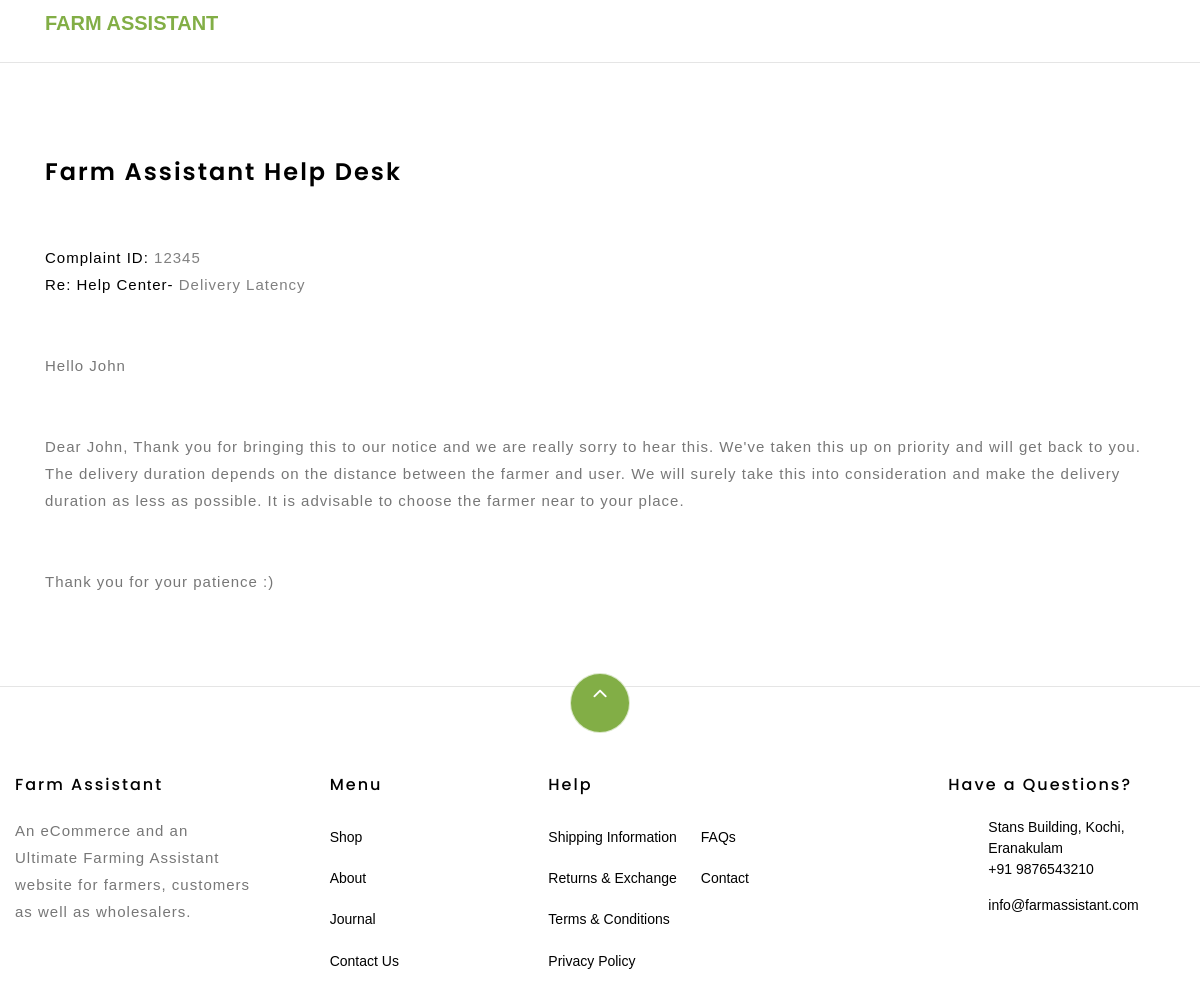
The page /message_view.php?id=1 on the database its author committed.
### tables this page shows
CREATE TABLE IF NOT EXISTS `message` (
  `id` int(4) NOT NULL AUTO_INCREMENT,
  `user_email` varchar(40) NOT NULL,
  `comp_id` int(6) NOT NULL,
  `message` text NOT NULL,
  PRIMARY KEY (`id`)
);

CREATE TABLE IF NOT EXISTS `complaint` (
  `comp_id` int(4) NOT NULL AUTO_INCREMENT,
  `user_email` varchar(40) NOT NULL,
  `name` varchar(30) NOT NULL,
  `image` varchar(20) NOT NULL,
  `user_type` varchar(10) NOT NULL,
  `date` varchar(11) NOT NULL,
  `complaint_head` varchar(40) NOT NULL,
  `complaint` text NOT NULL,
  `Status` varchar(10) NOT NULL DEFAULT 'Unread',
  PRIMARY KEY (`comp_id`),
  KEY `user_email` (`user_email`)
);

### web/message_view.php (the view, shortened to what this page needs)
<!DOCTYPE html>
<html lang="en">
  <head>
    <link rel="stylesheet" href="css/open-iconic-bootstrap.min.css">
    <link rel="stylesheet" href="css/animate.css">
    <link rel="stylesheet" href="css/owl.carousel.min.css">
    <link rel="stylesheet" href="css/owl.theme.default.min.css">
    <link rel="stylesheet" href="css/magnific-popup.css">
    <link rel="stylesheet" href="css/aos.css">
    <link rel="stylesheet" href="css/ionicons.min.css">
    <link rel="stylesheet" href="css/bootstrap-datepicker.css">
    <link rel="stylesheet" href="css/jquery.timepicker.css">
    <link rel="stylesheet" href="css/flaticon.css">
    <link rel="stylesheet" href="css/icomoon.css">
    <link rel="stylesheet" href="css/style.css">
  </head>
  <body class="goto-here">
  <?php
    include("connection.php");
    ?>
    <nav class="navbar navbar-expand-lg navbar-dark ftco_navbar bg-dark ftco-navbar-light" id="ftco-navbar">
	    <div class="container">
	      <a class="navbar-brand"  href="#">Farm Assistant</a>
	    </div>
	  </nav>
<hr>
    <?php
        $id=$_GET['id'];
    ?>
    <section class="ftco-section">
    	<div class="container">
<?php
                             $a=" SELECT * FROM message WHERE id= $id ";
                             $sql=mysqli_query($conn,$a);
                             while($row=mysqli_fetch_array($sql))
                             {$c=$row["comp_id"];
                                $sql1="SELECT * FROM complaint where  comp_id='$c'";
                                $b=mysqli_query($conn,$sql1);
                                $row1=mysqli_fetch_assoc($b);
                              ?>
    				<h4>Farm Assistant Help Desk</h4>
            <br><br>
                <p class="mr-2" style="color: #000;">Complaint ID: <span style="color: gray;"><?php echo $row["comp_id"]; ?></span></p>
              <p class="mr-2" style="color: #000;">Re: Help Center- <span style="color: gray;"><?php echo $row1["complaint_head"]; ?></span></p>
          <br>
          <br>
              <p>Hello <?php echo $row1["name"]?></p>
              <br><br>
<p><?php echo $row["message"]?></p>
<br><br>
<p>Thank you for your patience :) </p>
            <?php
                             }
                              ?>
            </div>
    </section>
    <footer class="ftco-footer ftco-section">
      	<div class="row">
      		<div class="mouse">
						<a href="#" class="mouse-icon">
							<div class="mouse-wheel"><span class="ion-ios-arrow-up"></span></div>
						</a>
					</div>
      	</div>
        <div class="row mb-5">
           <div class="col-md">
            <div class="ftco-footer-widget mb-4">
              <h2 class="ftco-heading-2">Farm Assistant</h2>
              <p>An eCommerce and an Ultimate Farming Assistant website for farmers, customers as well as wholesalers.</p>
              <ul class="ftco-footer-social list-unstyled float-md-left float-lft mt-5">
              </ul>
            </div>
          </div>
          <div class="col-md">
            <div class="ftco-footer-widget mb-4 ml-md-5">
              <h2 class="ftco-heading-2">Menu</h2>
              <ul class="list-unstyled">
                <li><a href="#" class="py-2 d-block">Shop</a></li>
                <li><a href="#" class="py-2 d-block">About</a></li>
                <li><a href="#" class="py-2 d-block">Journal</a></li>
                <li><a href="#" class="py-2 d-block">Contact Us</a></li>
              </ul>
            </div>
          </div>
          <div class="col-md-4">
             <div class="ftco-footer-widget mb-4">
              <h2 class="ftco-heading-2">Help</h2>
              <div class="d-flex">
	              <ul class="list-unstyled mr-l-5 pr-l-3 mr-4">
	                <li><a href="#" class="py-2 d-block">Shipping Information</a></li>
	                <li><a href="#" class="py-2 d-block">Returns &amp; Exchange</a></li>
	                <li><a href="#" class="py-2 d-block">Terms &amp; Conditions</a></li>
	                <li><a href="#" class="py-2 d-block">Privacy Policy</a></li>
	              </ul>
	              <ul class="list-unstyled">
	                <li><a href="#" class="py-2 d-block">FAQs</a></li>
	                <li><a href="#" class="py-2 d-block">Contact</a></li>
	              </ul>
	            </div>
            </div>
          </div>
          <div class="col-md">
            <div class="ftco-footer-widget mb-4">
            	<h2 class="ftco-heading-2">Have a Questions?</h2>
            	<div class="block-23 mb-3">
	              <ul>
	                <li><span class="icon icon-map-marker"></span><span class="text">Stans Building, Kochi, Eranakulam</span></li>
	                <li><a href="#"><span class="icon icon-phone"></span><span class="text">+91 9876543210</span></a></li>
	                <li><a href="#"><span class="icon icon-envelope"></span><span class="text">info@farmassistant.com</span></a></li>
	              </ul>
	            </div>
            </div>
          </div>
        </div>
    </footer>
  </body>
</html>

### web/css/icomoon.css (style rules this page uses)
[class^="icon-"], [class*=" icon-"] { font-family: 'icomoon' !important; speak: none; font-style: normal; font-weight: normal; font-variant: normal; text-transform: none; line-height: 1; -webkit-font-smoothing: antialiased; -moz-osx-font-smoothing: grayscale; }
.icon-map-marker:before { content: "\f041"; }
.icon-phone:before { content: "\f095"; }
.icon-envelope:before { content: "\f0e0"; }

### web/message_view.php (style rules this page uses)
.ftco-section { padding: 5em 0; position: relative; }
* { margin: 0; padding: 0; box-sizing: border-box; font-family: Arial, Helvetica, sans-serif; }
.container { width: 100%; padding-right: 15px; padding-left: 15px; margin-right: auto; margin-left: auto; }

### rows shown on the page
message: comp "12345", comp.complaint_head "Delivery Latency", comp.name "John", message "Dear John, Thank you for bringing this to our notice and we are really sorry to hear this. We've taken this up on priority and will get back to you. The delivery duration depends on the distance between the farmer and user. We will surely take this into consideration and make the delivery duration as less as possible. It is advisable to choose the farmer near to your place."
